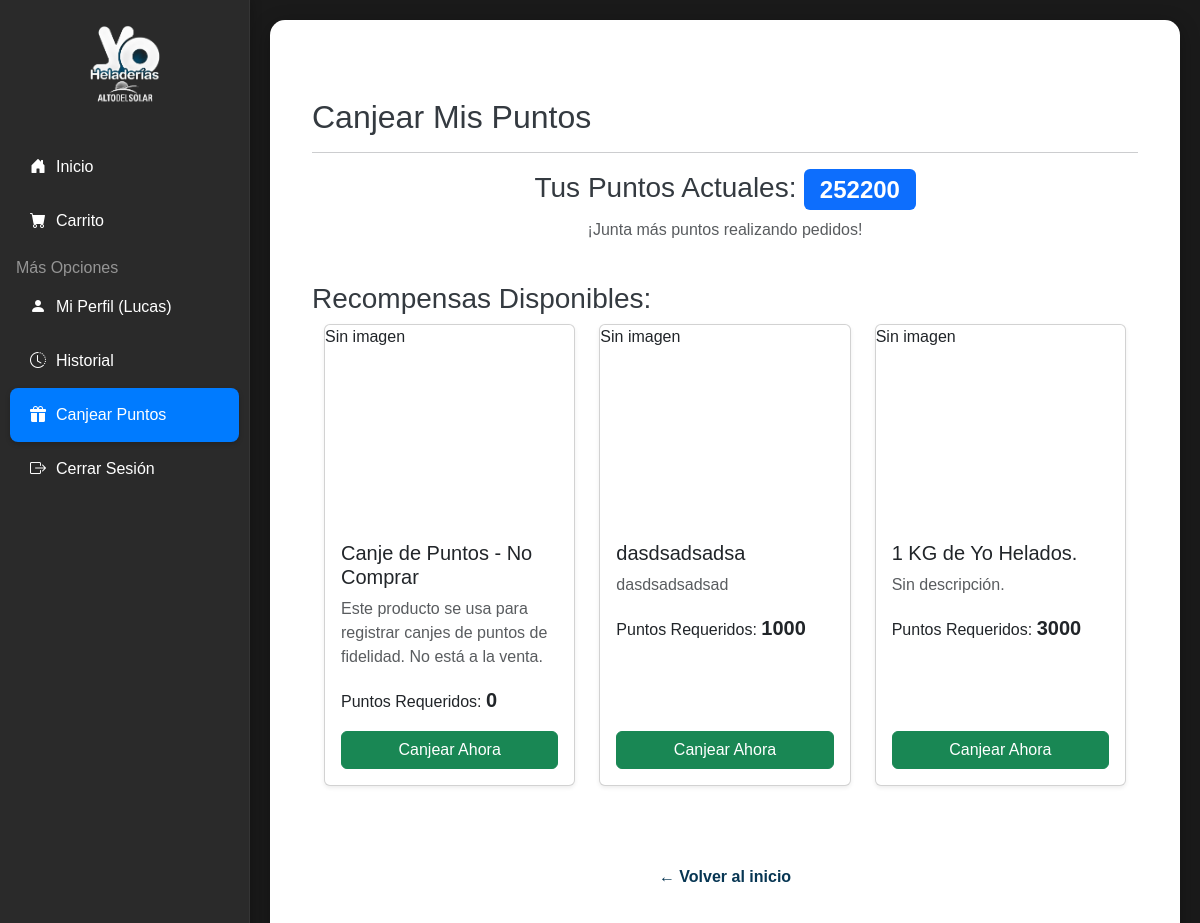
Screenshot of /canjear/ (signed in) with the database file from the repository.
### pedidos/models.py (models this page shows, shortened)
class ClienteProfile(models.Model):
    user = models.OneToOneField(User, on_delete=models.CASCADE, related_name='clienteprofile')
    direccion = models.CharField(max_length=255, blank=True, null=True)
    telefono = models.CharField(max_length=20, blank=True, null=True)
    puntos_fidelidad = models.DecimalField(max_digits=10, decimal_places=2, default=0.00)

class ProductoCanje(models.Model):
    nombre = models.CharField(max_length=100, unique=True, help_text="Nombre del producto o descuento a canjear.")
    descripcion = models.TextField(blank=True, null=True, help_text="Descripción de la recompensa.")
    puntos_requeridos = models.PositiveIntegerField(default=0, help_text="Puntos necesarios para canjear.")
    disponible = models.BooleanField(default=True)
    imagen = models.CharField(max_length=255, blank=True, null=True, help_text="Ruta a la imagen estática.")
    class Meta:
        verbose_name = "Producto de Canje"
        verbose_name_plural = "Productos de Canje"
        ordering = ['puntos_requeridos', 'nombre']

### pedidos/views.py (the view, shortened to what this page needs)
# urls.py: path('canjear/', views.canjear_puntos, name='canjear_puntos'),
@login_required
def canjear_puntos(request):
    cliente_profile = request.user.clienteprofile
    productos_canje = ProductoCanje.objects.filter(disponible=True).order_by('puntos_requeridos')
    contexto = {'cliente_profile': cliente_profile, 'productos_canje': productos_canje}
    return render(request, 'pedidos/canjear_puntos.html', contexto)

### pedidos/templates/pedidos/canjear_puntos.html (shortened to what this page needs)
{% extends 'pedidos/base.html' %}
{% load static %}
{% block content %}
<div class="container my-5">
    <h2 class="section-title">Canjear Mis Puntos</h2>
    <hr>
    <div class="row mb-4">
        <div class="col-12 text-center">
            <h3>Tus Puntos Actuales: <span class="badge bg-primary fs-4">{{ cliente_profile.puntos_fidelidad|floatformat:0 }}</span></h3>
            <p class="text-muted">¡Junta más puntos realizando pedidos!</p>
        </div>
    </div>
    <h3 class="section-title-small">Recompensas Disponibles:</h3>
    {% if productos_canje %}
        <div class="row">
            {% for producto_canje in productos_canje %}
            <div class="col-md-4 mb-4">
                <div class="card h-100 shadow-sm {% if cliente_profile.puntos_fidelidad < producto_canje.puntos_requeridos %}border-warning{% endif %}">
                    {% if producto_canje.imagen %}
                        <img src="{% static producto_canje.imagen %}" class="card-img-top" alt="{{ producto_canje.nombre }}" style="height: 200px; object-fit: cover; border-radius: 15px 15px 0 0;">
                    {% else %}
                        <div class="card-img-top placeholder-image" style="height: 200px;">
                            <span>Sin imagen</span>
                        </div>
                    {% endif %}
                    <div class="card-body d-flex flex-column">
                        <h5 class="card-title">{{ producto_canje.nombre }}</h5>
                        <p class="card-text text-muted">{{ producto_canje.descripcion|default:"Sin descripción." }}</p>
                        <p class="card-text">
                            Puntos Requeridos: <span class="fw-bold fs-5">{{ producto_canje.puntos_requeridos|floatformat:0 }}</span>
                        </p>
                        <form method="post" action="{% url 'canjear_puntos' %}" class="mt-auto">
                            {% if cliente_profile.puntos_fidelidad >= producto_canje.puntos_requeridos %}
                                <button type="submit" class="btn btn-success w-100">
                                    Canjear Ahora
                                </button>
                            {% else %}
                                <button type="button" class="btn btn-warning w-100" disabled>
                                    Puntos Insuficientes
                                </button>
                                <small class="text-danger d-block mt-1">Necesitas {{ producto_canje.puntos_requeridos|floatformat:0 }} puntos.</small>
                            {% endif %}
                        </form>
                    </div>
                </div>
            </div>
            {% empty %}
                <div class="col-12 text-center alert alert-info">
                    No hay recompensas disponibles para canjear en este momento.
                </div>
            {% endfor %}
        </div>
    {% else %}
        <div class="alert alert-info text-center" role="alert">
            No hay recompensas disponibles para canjear en este momento. Vuelve más tarde.
        </div>
    {% endif %}
    <div class="text-center mt-5">
        <a href="{% url 'index' %}" class="btn btn-secondary">← Volver al inicio</a>
    </div>
</div>
{% endblock %}

### pedidos/templates/pedidos/base.html (shortened to what this page needs)
<!doctype html>
<html lang="es">
  <head>
    <link href="https://cdn.jsdelivr.net/npm/bootstrap@5.3.3/dist/css/bootstrap.min.css" rel="stylesheet">
    <link rel="stylesheet" href="https://cdn.jsdelivr.net/npm/bootstrap-icons@1.11.3/font/bootstrap-icons.min.css">
    {% load webpush_notifications %}
  </head>
  <body>
    {% load static %}
    <div class="page-wrapper">
      <aside class="sidebar-desktop">
        <div class="sidebar-logo">
          <a href="{% url 'index' %}">
            <img src="{% static 'images/logo_yo_heladeria_blanco.png' %}" alt="Yo Heladerías">
          </a>
        </div>
        <nav class="sidebar-nav">
          <ul class="nav flex-column">
            {% if user.is_authenticated and user.cadeteprofile %}
              <li class="nav-item">
                <a class="nav-link {% if request.resolver_match.url_name == 'panel_cadete' %}active{% endif %}" href="{% url 'panel_cadete' %}">
                  <i class="bi bi-bicycle"></i> Panel del Cadete
                </a>
              </li>
              <li class="nav-item">
                <a class="nav-link {% if request.resolver_match.url_name == 'cadete_historial' %}active{% endif %}" href="{% url 'cadete_historial' %}">
                  <i class="bi bi-clock-history"></i> Historial
                </a>
              </li>
              <li class="nav-item px-3 mt-2 text-white-50">Disponibilidad</li>
              <li class="nav-item px-3">
                <button class="btn btn-sm btn-secondary" id="btn-cadete-dispo-desktop" data-on="0">
                  <i class="bi bi-power"></i> <span>Activar disponible</span>
                </button>
              </li>
              <li class="nav-item mt-2">
                <a class="nav-link" href="{% url 'logout_cadete' %}">
                  <i class="bi bi-box-arrow-right"></i> Cerrar sesión
                </a>
              </li>
            {% else %}
              <li class="nav-item">
                <a class="nav-link {% if request.resolver_match.url_name == 'index' %}active{% endif %}" href="{% url 'index' %}">
                  <i class="bi bi-house-door-fill"></i> Inicio
                </a>
              </li>
              <li class="nav-item">
                <a class="nav-link {% if request.resolver_match.url_name == 'ver_carrito' %}active{% endif %}" href="{% url 'ver_carrito' %}">
                  <i class="bi bi-cart-fill"></i> Carrito
                </a>
              </li>
              <li class="nav-item px-3 mt-2 text-white-50">Más Opciones</li>
              {% if user.is_authenticated %}
                <li class="nav-item"><a class="nav-link " href="{% url 'perfil_cliente' %}"><i class="bi bi-person-fill"></i> Mi Perfil ({{ user.username }})</a></li>
                <li class="nav-item"><a class="nav-link " href="{% url 'historial_pedidos_cliente' %}"><i class="bi bi-clock-history"></i> Historial</a></li>
                <li class="nav-item"><a class="nav-link {% if request.resolver_match.url_name == 'canjear_puntos' %}active{% endif %}" href="{% url 'canjear_puntos' %}"><i class="bi bi-gift-fill"></i> Canjear Puntos</a></li>
                <li class="nav-item"><a class="nav-link" href="{% url 'logout_cliente' %}"><i class="bi bi-box-arrow-right"></i> Cerrar Sesión</a></li>
              {% endif %}
            {% endif %}
          </ul>
        </nav>
      </aside>
      <div class="main-content-wrapper">
        <div class="main-content">
          <div class="content-inner">
            {% block content %}{% endblock %}
          </div>
        </div>
      </div>
    </div>
  </body>
</html>

### pedidos/templates/pedidos/base.html (style rules this page uses)
:root { --c-dark:#1a1a1a;--c-dark-2:#2a2a2a; --c-azul:#073653;--c-azul-claro:#007bff;--c-azul-hover:#052a42; --c-white:#fff;--c-light:#f8f9fa;--c-text:#343a40;--c-muted:#6c757d;--c-br:#dee2e6; --s-soft:rgba(0,0,0,.2);--s-med:rgba(0,0,0,.3);--s-strong:rgba(0,0,0,.4); --shell: 920px; }
body { padding-top:0;background:var(--c-dark);color:#e0e0e0;font-family:Arial,Helvetica,sans-serif }
html, body, .main-content-wrapper, .main-content { max-width:100vw; overflow-x:hidden; }
.main-content .row { margin-left:0; margin-right:0; }
img,video { max-width:100%;height:auto }
.main-content .container,.main-content .container-fluid { max-width:100% }
.page-wrapper { display:flex;min-height:100vh;background:var(--c-dark) }
.sidebar-desktop { width:250px;background:var(--c-dark-2);box-shadow:2px 0 10px var(--s-soft);padding-top:20px;position:fixed;height:100%;overflow-y:auto;border-right:1px solid rgba(255,255,255,.05) }
.sidebar-desktop .sidebar-logo { text-align:center;padding:0 15px 20px }
.sidebar-desktop .sidebar-logo img { max-width:100%;max-height:100px;object-fit:contain }
.sidebar-desktop .sidebar-nav .nav-link { color:#fff;padding:15px 20px;font-weight:500;display:flex;align-items:center;border-radius:8px;margin:0 10px }
.sidebar-desktop .sidebar-nav .nav-link i { margin-right:10px }
.sidebar-desktop .sidebar-nav .nav-link:hover,.sidebar-desktop .sidebar-nav .nav-link.active { background:var(--c-azul-claro);color:#fff!important;box-shadow:0 2px 5px var(--s-soft) }
.main-content-wrapper { flex-grow:1;background:var(--c-dark);padding:20px }
.main-content { background:#fff;border-radius:15px;padding:30px;box-shadow:0 5px 20px var(--s-med);min-height:calc(100vh - 40px);color:var(--c-text) }
.content-inner { max-width:var(--shell);margin:0 auto;width:100% }
.btn-secondary { background:#fff;border-color:#fff;color:var(--c-azul);font-weight:700 }
@media (min-width:992px) { .page-wrapper { flex-direction:row } }
@media (min-width:992px) { .sidebar-desktop { display:block } }
@media (min-width:992px) { .main-content-wrapper { margin-left:250px } }

### rows the page displays
ClienteProfile: puntos_fidelidad "252200"
ProductoCanje: shows "Sin imagen", nombre "Canje de Puntos - No Comprar", descripcion "Este producto se usa para registrar canjes de puntos de fidelidad. No está a la venta.", puntos_requeridos "0", shows "Canjear Ahora"
ProductoCanje: shows "Sin imagen", nombre "dasdsadsadsa", descripcion "dasdsadsadsad", puntos_requeridos "1000", shows "Canjear Ahora"
ProductoCanje: shows "Sin imagen", nombre "1 KG de Yo Helados.", descripcion "Sin descripción.", puntos_requeridos "3000", shows "Canjear Ahora"

### other values shown
{{ user.username }} "Lucas"
